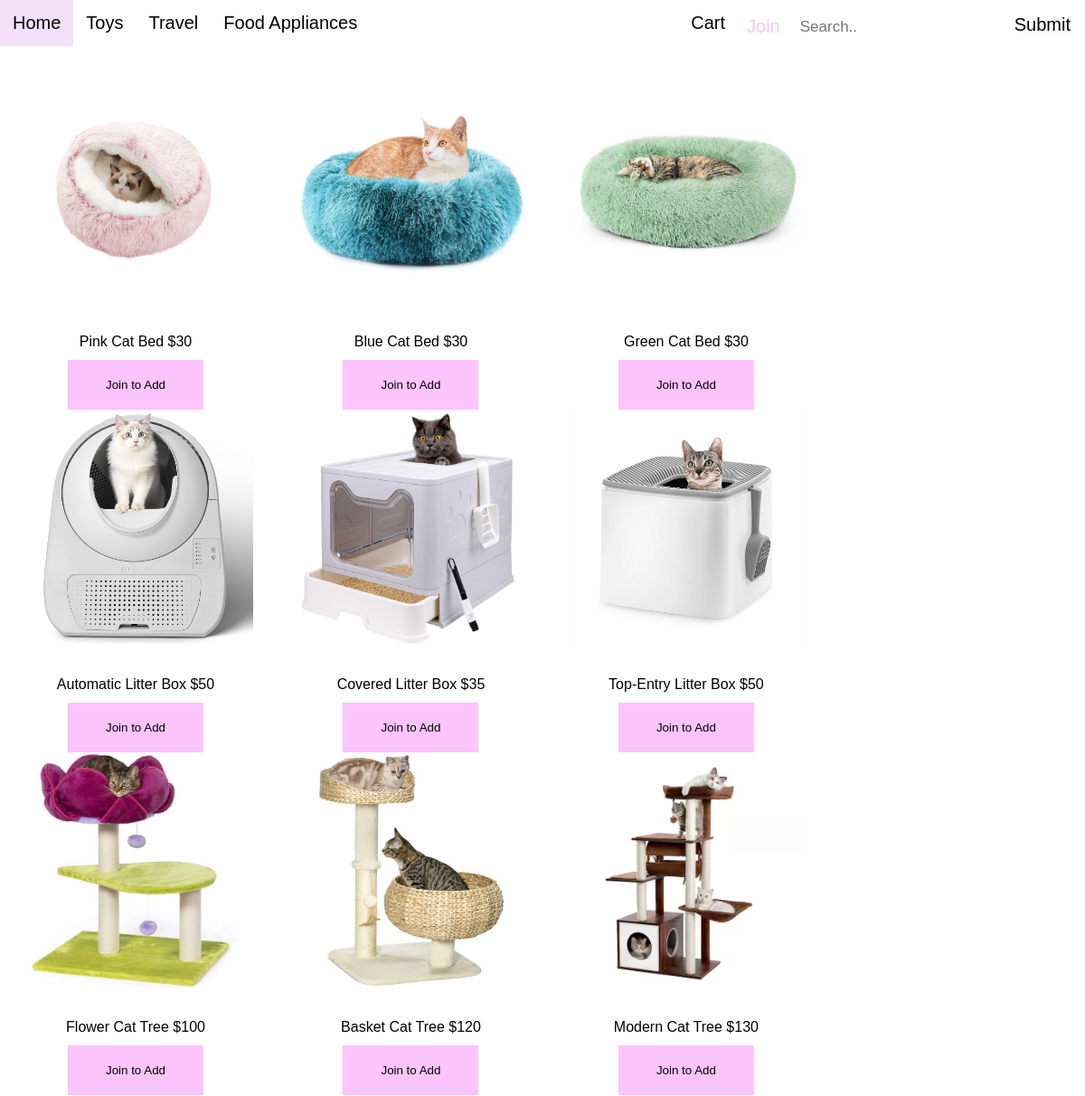
/furniture, run on the app's committed database.
### tables this page shows
CREATE TABLE products (
  id          int(3) not null PRIMARY KEY,
  pname       varchar(50) not null,
  category    varchar(50) not null,
  price       decimal(5,2) not null,
  stock       int(3) not null,
  image       varchar(50) not null,
  status      varchar(50)
  
);

### main.py (the view, shortened to what this page needs)
@app.route('/furniture', methods=['GET', 'POST'])
def furniture():
  if request.method == 'GET':
    connection = sqlite3.connect('myDatabase.db')
    connection.row_factory = sqlite3.Row
    cursor = connection.cursor()
    cursor.execute("SELECT image, pname, price, status FROM products WHERE category = 'Furniture'")
    rows = cursor.fetchall()
    connection.commit()
    connection.close()
    return render_template('furniture.html', rows=rows)

### templates/furniture.html (shortened to what this page needs)
<!DOCTYPE html>
<html>
<head>
    <link href="/static/style.css" rel="stylesheet" type="text/css" />
</head>
<body>
    <header>
        <ul>
            <li><a href="{{ url_for('home') }}">Home</a></li>
            <li><a href="{{ url_for('toys') }}">Toys</a></li>
            <li><a href="{{ url_for('travel') }}">Travel</a></li>
            <li><a href="{{ url_for('food') }}">Food Appliances</a></li>
        </ul>
        <div class="search-container">
            <form action="/shopping" method="POST">
                <input type="text" placeholder="Search.." name="search">
                <button type="submit">Submit</button>
            </form>
        </div>
        <ul id="loginBtn">
            <li><a href="{{ url_for('cart') }}">Cart</a></li>
            {% if session['user'] %}
            <div class="dropdown">
                <button class="username">{{ session['user'] }}</button>
                <div class="dropdown-content">
                    <a href="{{ url_for('history') }}">Order History</a>
                    <a href="{{ url_for('logout') }}">Logout</a>
                </div>
            </div>
            {% else %}
            <div class="dropdown">
                <button class="join">Join</button>
            </div>
            {% endif %}
        </ul>
    </header>
    {% for row in rows %}
    <div class="gallery">
        <a target="_blank" href="/static/assets/{{ row['image'] }}">
            <img src="/static/assets/{{ row['image'] }}" alt="{{ row['image'] }}">
        </a>
        {% if session['user'] %}
        <form action="/furniture" method="POST">
            {% if row['status'] == 'OUT' %}
            <div class="desc">{{ row['pname'] }} ${{ row['price'] }}</div>
            <button name="pick" type="submit" class="add-button" disabled>Out of Stock</button>
            {% else %}
            <div class="desc">{{ row['pname'] }} ${{ row['price'] }}</div>
            <button name="pick" type="submit" class="add-button" value="{{ row['pname'] }}">Add to Cart</button>
            {% endif %}
        </form>
        {% else %}
        <div class="desc">{{ row['pname'] }} ${{ row['price'] }}</div>
        <button name="pick" type="submit" class="add-button" disabled>Join to Add</button>
        {% endif %}
    </div>
    {% endfor %}
</body>
</html>

### static/style.css (style rules this page uses)
* { margin: 0; padding: 0; box-sizing: border-box; }
body { font-size: 100%; font-family: sans-serif; }
header { overflow: hidden; background-color: #ffffff; }
header a { background-color: rgb(255, 255, 255); float: left; display: block; color: #f7c5f7; text-align: center; padding: 14px 16px; text-decoration: none; font-size: 17px; }
header input { background-color: rgb(255, 255, 255); padding: 6px; margin-top: 8px; font-size: 17px; border: none; }
header button { float: inline-start; padding: 6px 10px; background: #ffffff; font-size: 17px; border: none; cursor: pointer; }
.search-container { float: right; font-size: 20px; padding: 6px 6px; }
.search-container button { float: right; font-size: 20px; padding: 10px 10px; }
#loginBtn { float: right; }
.join { background-color: rgb(255, 255, 255); float: right; display: block; color: #f7c5f7; margin-top: 12px; text-decoration: none; font-size: 20px; border: none; cursor: pointer; }
.dropdown { font-size: 17px; float: right; overflow: hidden; }
ul li { float: left; list-style: none; text-align: center; }
ul li a { color: black; text-align: center; text-decoration: solid; font-size: 20px; padding: 14px; }
div.gallery { max-width: 300px; margin: auto; text-align: center; display: inline-block; width: 30%; height: 20px; }
div.gallery img { width: 100%; padding: 20px; }
div.desc { width: 100%; padding: 10px; text-align: center; }
button.add-button { background-color: #fcc4fc; color: black; padding: 20px 10px; margin: 1px 25%; border: none; cursor: pointer; width: 50%; }

### data on the page
products: image (picture), pname "Pink Cat Bed", price "30"
products: image (picture), pname "Blue Cat Bed", price "30"
products: image (picture), pname "Green Cat Bed", price "30"
products: image (picture), pname "Automatic Litter Box", price "50"
products: image (picture), pname "Covered Litter Box", price "35"
products: image (picture), pname "Top-Entry Litter Box", price "50"
products: image (picture), pname "Flower Cat Tree", price "100"
products: image (picture), pname "Basket Cat Tree", price "120"
products: image (picture), pname "Modern Cat Tree", price "130"
